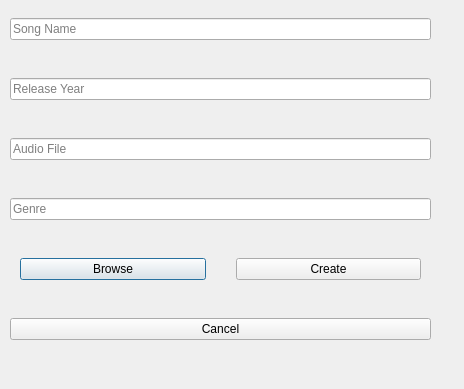
<?xml version="1.0" encoding="UTF-8"?>
<ui version="4.0">
 <class>CreateSongDialog</class>
 <widget class="QDialog" name="CreateSongDialog">
  <property name="geometry">
   <rect>
    <x>0</x>
    <y>0</y>
    <width>464</width>
    <height>389</height>
   </rect>
  </property>
  <property name="windowTitle">
   <string>Dialog</string>
  </property>
  <widget class="QWidget" name="layoutWidget">
   <property name="geometry">
    <rect>
     <x>10</x>
     <y>10</y>
     <width>421</width>
     <height>361</height>
    </rect>
   </property>
   <layout class="QVBoxLayout" name="verticalLayout">
    <property name="spacing">
     <number>30</number>
    </property>
    <property name="leftMargin">
     <number>0</number>
    </property>
    <property name="rightMargin">
     <number>0</number>
    </property>
    <property name="bottomMargin">
     <number>20</number>
    </property>
    <item>
     <widget class="QLineEdit" name="songNameLineEdit">
      <property name="placeholderText">
       <string>Song Name</string>
      </property>
     </widget>
    </item>
    <item>
     <widget class="QLineEdit" name="releaseYearLineEdit">
      <property name="placeholderText">
       <string>Release Year</string>
      </property>
     </widget>
    </item>
    <item>
     <widget class="QLineEdit" name="audioFileLineEdit">
      <property name="placeholderText">
       <string>Audio File</string>
      </property>
     </widget>
    </item>
    <item>
     <widget class="QLineEdit" name="genreLineEdit">
      <property name="placeholderText">
       <string>Genre</string>
      </property>
     </widget>
    </item>
    <item>
     <layout class="QHBoxLayout" name="horizontalLayout">
      <property name="spacing">
       <number>30</number>
      </property>
      <property name="leftMargin">
       <number>10</number>
      </property>
      <property name="rightMargin">
       <number>10</number>
      </property>
      <item>
       <widget class="QPushButton" name="browseButton">
        <property name="text">
         <string>Browse</string>
        </property>
       </widget>
      </item>
      <item>
       <widget class="QPushButton" name="createButton">
        <property name="text">
         <string>Create</string>
        </property>
       </widget>
      </item>
     </layout>
    </item>
    <item>
     <widget class="QPushButton" name="cancelButton">
      <property name="text">
       <string>Cancel</string>
      </property>
     </widget>
    </item>
   </layout>
  </widget>
 </widget>
 <resources/>
 <connections/>
</ui>
